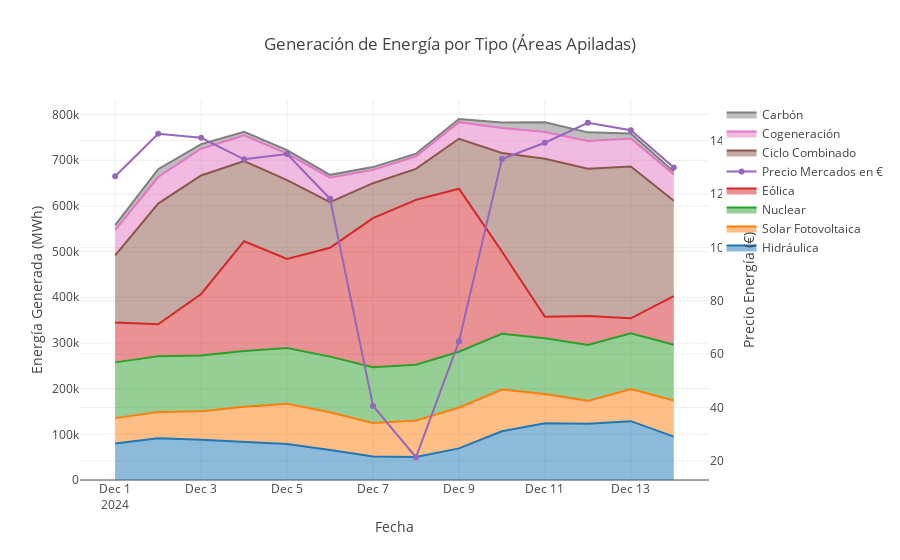

Here is the notebook cell this chart was saved with:
### Code cell
graficoAreasApiladas(datosConsulta2)
